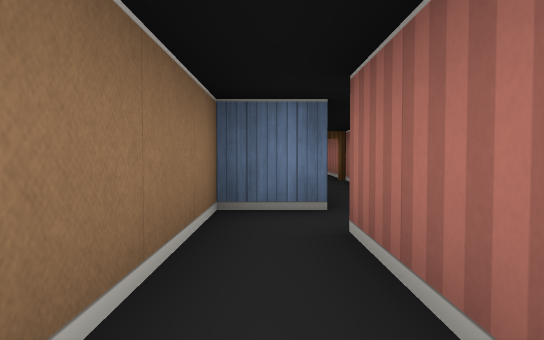
View 1 (above)

12 first-person views from a walk through a cub3D ray-caster map. The camera is about half as high as the walls, tilts 2° down and sees 70° across. The floor is counted in squares. Each view is taken from the middle of a square. On the plan, view 1 faces up. The plan holds only what a view shows up to about 9 squares ahead; the rest is blank.

View 2
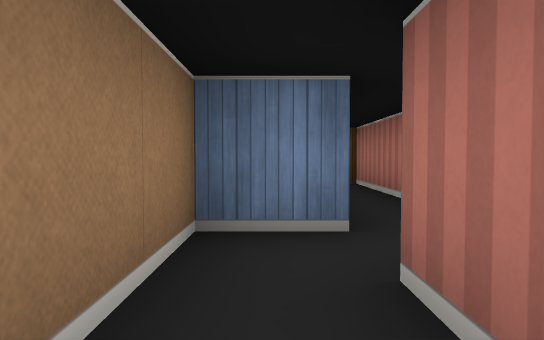

View 3
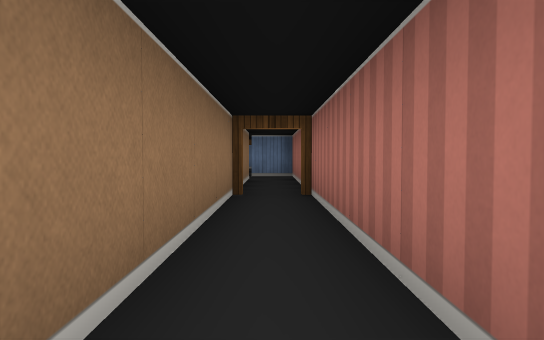

View 4
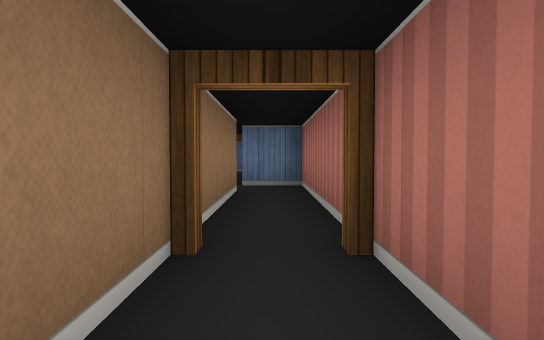

View 5
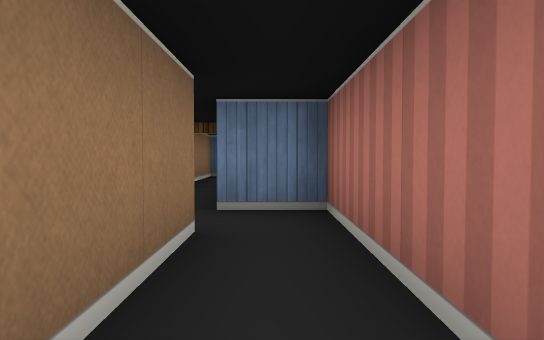

View 6
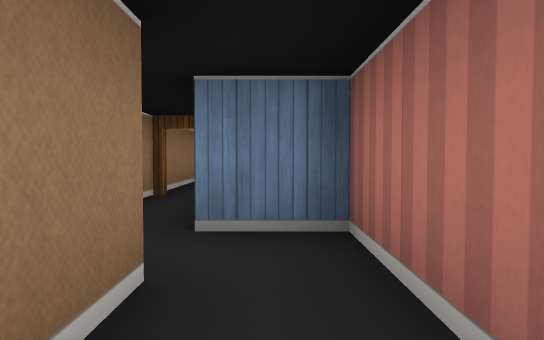

View 7
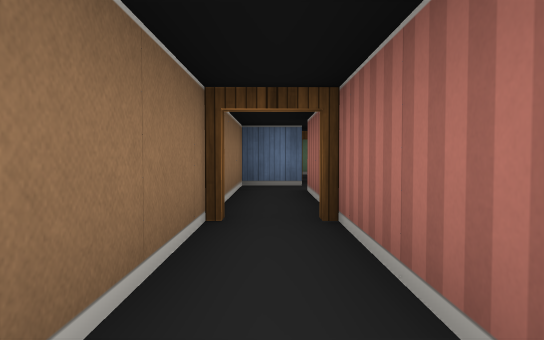

View 8
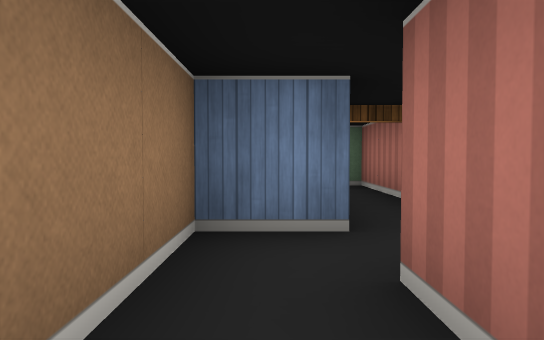

View 9
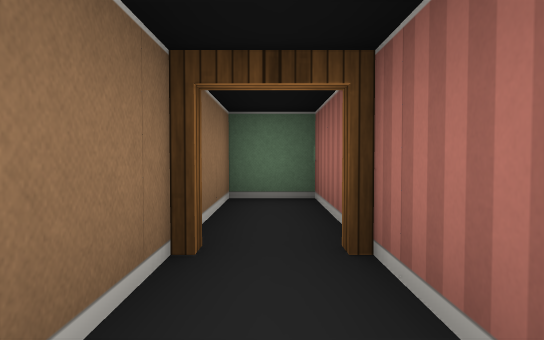

View 10
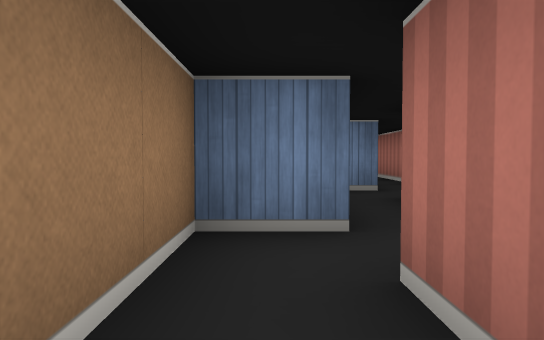

View 11
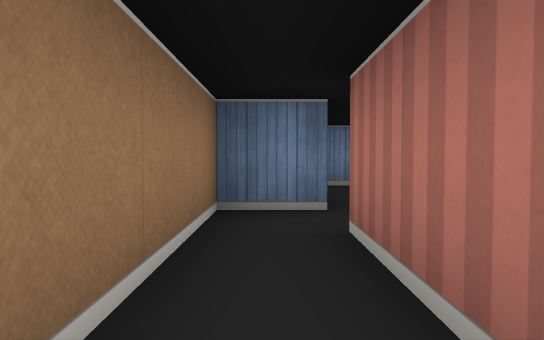

View 12
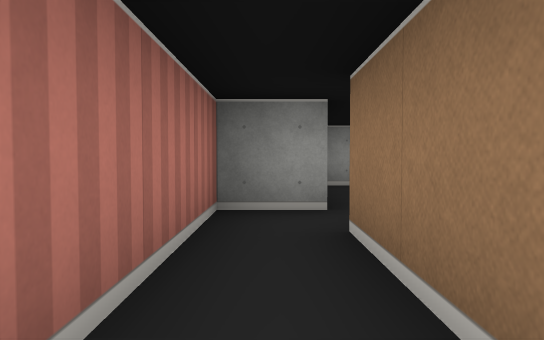

### Floor plan
Points are (right, up) in squares from view 1. A wall is a line through its corners. A room is listed if a view was taken in it or the views show most of it. See-through windows are left out.
Room 1 (views 1, 2, 12)
walls: (0.5, 0.6) (0.5, 2.5); (-0.5, 2.5) (-0.5, 0.5) (-1.5, 0.5) (-1.5, -0.5)
ways out: opening at (0, 2) to room 2; opening at (-1, -1) to room 5
Room 2 (views 3, 4)
walls: (1.5, 3.6) (1.5, 8.1); (0.5, 8) (0.5, 3.5) (-0.5, 3.5) (-0.5, 2.5)
ways out: opening at (0, 2) to room 1; open door at (1, 8) to room 3
Room 3 (views 5, 6, 7)
walls: (0.5, 11.5) (0.5, 8); (-0.5, 15.1) (-0.5, 12.6); (1.5, 8.1) (1.5, 12.5) (0.5, 12.5) (0.5, 15)
ways out: open door at (1, 8) to room 2; open door at (0, 15) to room 4
Room 4 (views 8, 9)
walls: (1.5, 18.6) (1.5, 20.1); (0.5, 20) (0.5, 18.5) (-0.5, 18.5) (-0.5, 15.1); (0.5, 15) (0.5, 17.5)
ways out: open door at (0, 15) to room 3; open door at (1, 20) to room 6
Room 5 (views 10, 11)
walls: (-1.5, -0.5) (-1.5, -2.5); (-1.6, -3.5) (-0.5, -3.5) (-0.5, -0.5)
ways out: opening at (-1, -1) to room 1; opening at (-2, -4)
Room 6 (no view inside)
walls: (1.5, 20.1) (1.5, 22.5) (0.5, 22.5) (0.5, 20)
ways out: open door at (1, 20) to room 4

Where each view was taken, in squares from view 1:
view 1: 0 up, 0 right, facing up
view 2: 1 up, 0 right, facing up
view 3: 3 up, 1 right, facing up
view 4: 6 up, 1 right, facing up
view 5: 9 up, 1 right, facing up
view 6: 10 up, 1 right, facing up
view 7: 12 up, 0 right, facing up
view 8: 16 up, 0 right, facing up
view 9: 18 up, 1 right, facing up
view 10: 2 down, 1 left, facing up
view 11: 3 down, 1 left, facing up
view 12: 0 up, 1 left, facing down
